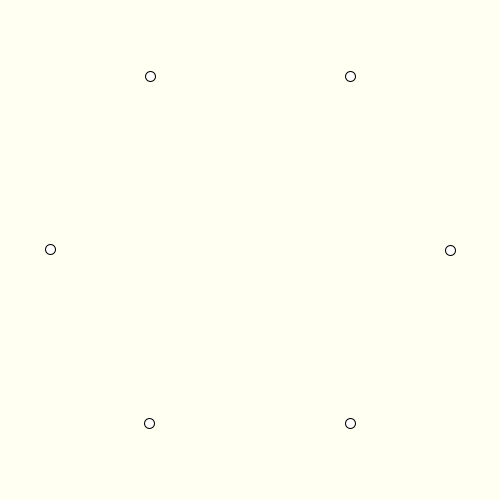
Frame 1 (no input)
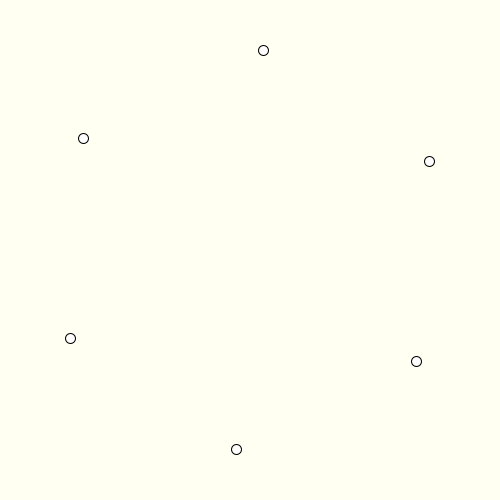
Frame 60 (the mouse pressed at the canvas centre just before this capture)
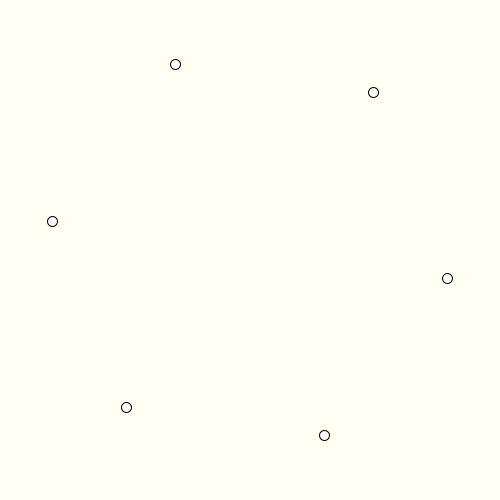
Frame 120 (the mouse held since frame 60 and released just before this capture)

The Processing sketch that drew these frames (run headless with seeded random() and noise(); from frame 60 on, the mouse is pressed at the canvas centre):

// Processing sketch: week12_1_a
// ── week12_1_a.pde
//week12-1 好玩的程式設計 三角函數
void setup() {
  size(500, 500);
}
float a = 0;
void draw() {
  //Part1
  //float x = 250+cos(a)*200, y = 250+sin(a)*200;
  //ellipse(x,y,10,10);
  //a += 0.01;

  //Part2用for迴圈
  background(#FFFFF2);
  for (int i=0; i<6; i++) {
    float x = 250 + cos(a+i*PI/3)*200, y=250 + sin(a+i*PI/3)*200;
    ellipse(x, y, 10, 10);
  }
  a += 0.01;
}
